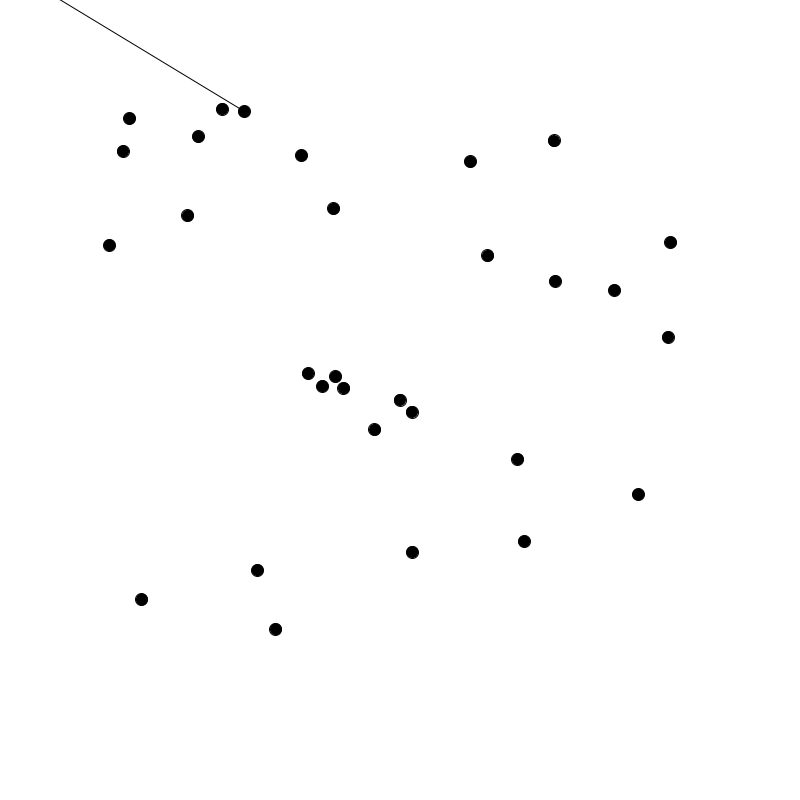
Frame 1 (no input)
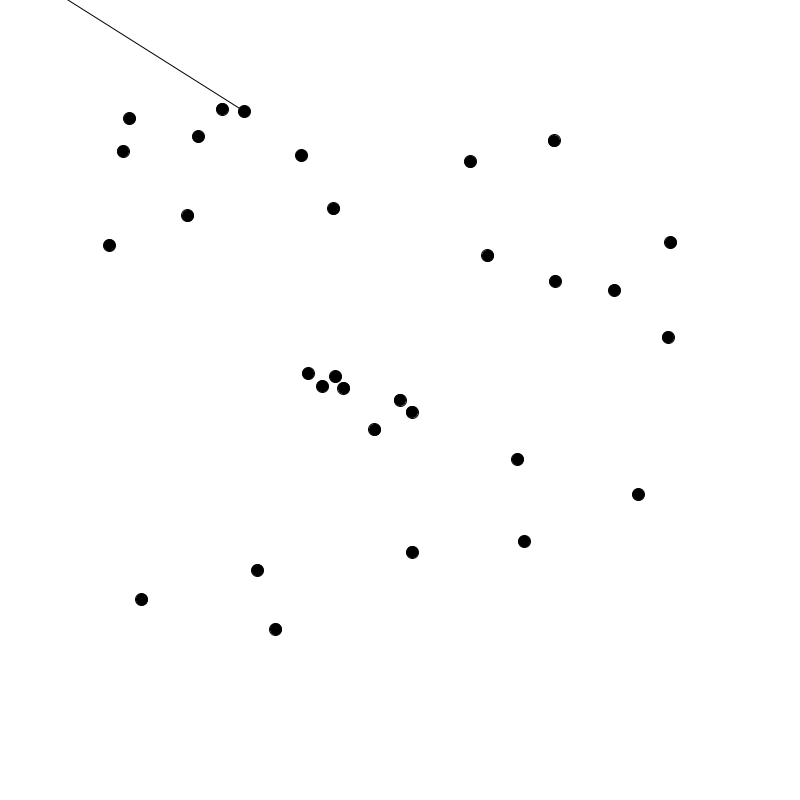
Frame 60 (the mouse pressed at the canvas centre just before this capture)
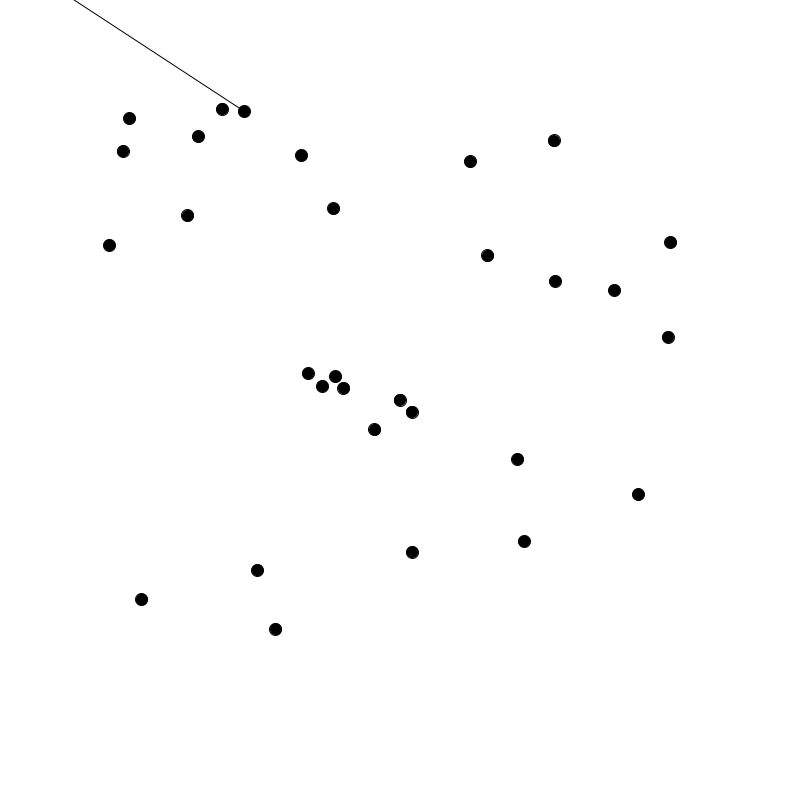
Frame 120 (the mouse held since frame 60 and released just before this capture)

The Processing sketch that drew these frames (run headless with seeded random() and noise(); from frame 60 on, the mouse is pressed at the canvas centre):

// Processing sketch: PunkteUndGerade
// ── PunkteUndGerade.pde
punkt[] pt = new punkt[30];
punkt test;
punkt dz;
punkt rp;

float rpx;
float rpy;
//------------------------------------------------------------
void gerade(){
  if(rpx <= dz.x && rpy <= dz.y){
    line(dz.x, dz.y, rpx + 800, rpy - 800);
  }else if(rpx >= dz.x && rpy <= dz.y){
    line(dz.x, dz.y, rpx + 800, rpy + 800);
  }else if(rpx >= dz.x && rpy >= dz.y){
    line(dz.x, dz.y, rpx - 800, rpy + 800);
  }else if(rpx <= dz.x && rpy >= dz.y){
    line(dz.x, dz.y, rpx - 800, rpy - 800);
  }
}

void updateRPXRPY() {
  if (rpx <= dz.x && rpy <= dz.y) {
    rpx++;
    rpy--;
  } else if (rpx >= dz.x && rpy <= dz.y) {
    rpx++;
    rpy++;
  } else if (rpx >= dz.x && rpy >= dz.y) {
    rpx--;
    rpy++;
  } else if (rpx <= dz.x && rpy >= dz.y) {
    rpx--;
    rpy--;
  }
}
//-------------------------------------------------------------
void setup() {
  frameRate(120);
  size(800, 800);

  pt[0] = new punkt(width/2, height/2);
  pt[1] = new punkt(width/2+12, height/2+12);

  for (int i = 2; i < pt.length; i++) {

    float x = random(100, width-100);
    float y = random(100, height-100);

    test = new punkt(x, y);

    if (test.onLine(pt[i-2], pt[i-1])) {
      pt[i] = test;
    } else {
      i--;
    }
  }
  dz = pt[pt.length/2];
  rp = new punkt(200, height/2);
  rpx = 200;
  rpy = height/2;
}

void draw() {

  updateRPXRPY();

  background(255, 255, 255);
  for (int i = 0; i<pt.length; i++) {
    pt[i].show();
  }
  gerade();
  
}

// ── point.pde
class punkt {
  public float x;
  public float y;

  punkt(float x, float y) {
    this.x = x;
    this.y = y;
  }

  float gerade(punkt pt, float n) {
    if (x - pt.x != 0) {
      float k = (y - pt.y)/(x - pt.x);
      float d = y - k * x;
      return k*n+d;
    } else {
      return 0;
    }
  }

  boolean onLine(punkt a, punkt b) {
    boolean line = true;
    float gb_0 = gerade(b, 0);
    float gb_1 = gerade(b, 1);

    float ga_0 = gerade(a, 0);
    float ga_1 = gerade(a, 1);

    if (gb_0 == ga_0 && gb_1 == ga_1) {
      line = false;
    }
    return line;
  }

  void show() {
    fill(0,0,0);
    ellipse(x, y, 12, 12);
  }
}
